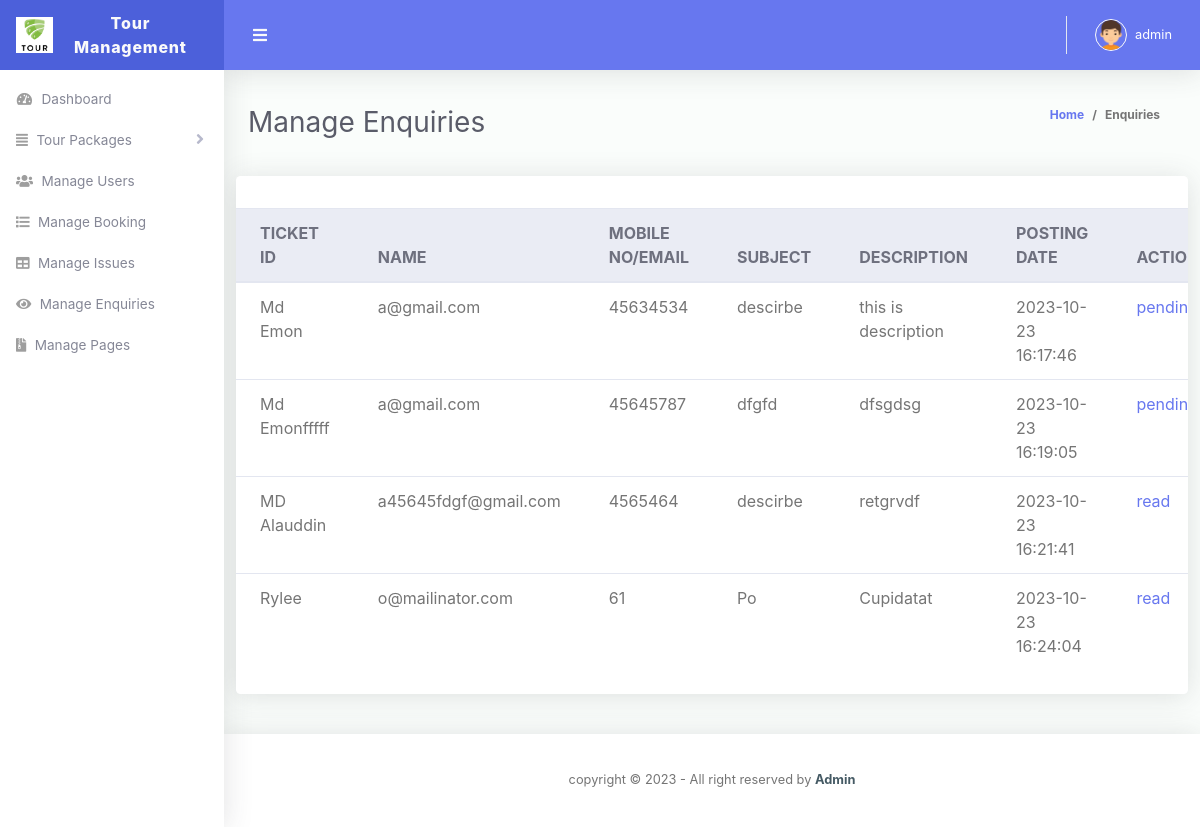
The page /admin/manage_enquiries.php (signed in) on the database its author committed.
### tables this page shows
CREATE TABLE `inquiry` (
  `id` int(11) NOT NULL,
  `fullname` varchar(255) NOT NULL,
  `email` varchar(255) NOT NULL,
  `mobile` int(20) NOT NULL,
  `subject` varchar(100) NOT NULL,
  `description` varchar(255) NOT NULL,
  `postindate` timestamp NOT NULL DEFAULT current_timestamp(),
  `status` int(11) NOT NULL
);

### admin/manage_enquiries.php (the view, shortened to what this page needs)
<!DOCTYPE html>
<html lang="en">
<head>
  <link href="vendor/fontawesome-free/css/all.min.css" rel="stylesheet" type="text/css">
  <link href="vendor/bootstrap/css/bootstrap.min.css" rel="stylesheet" type="text/css">
  <link href="css/ruang-admin.min.css" rel="stylesheet">
</head>
<body id="page-top">
  <div id="wrapper">
   <?php require_once "includes/sidebar.php" ?>
    <div id="content-wrapper" class="d-flex flex-column">
      <div id="content">
        <?php require_once "includes/header.php" ?>
        <div class="container-fluid" id="container-wrapper" style="height: 80vh;">
         <div class="d-sm-flex align-items-center justify-content-between mb-4">
            <h1 class="h3 mb-0 text-gray-800">Manage Enquiries</h1>
            <ol class="breadcrumb">
              <li class="breadcrumb-item"><a href="dashboard.php">Home</a></li>
              <li class="breadcrumb-item active" aria-current="page">Enquiries</li>
            </ol>
          </div>
          <div class="row mb-4 justify-content-center">
             <div class="card  ">
                <div class="card-header py-3 ">
                </div>
                <div class="table-responsive">
                  <table class="table align-items-center table-flush">
                    <thead class="thead-light">
                      <tr>
                        <th>TICKET ID</th>
                        <th>NAME</th>
                        <th>MOBILE NO/EMAIL</th>
                        <th>SUBJECT</th>
                        <th>DESCRIPTION</th>
                        <th>POSTING DATE</th>
                        <th>ACTION</th>
                      </tr>
                    </thead>
                    <tbody>
                    <?php
                      require_once "../includes/connec.php";
                      $select_query_data = "SELECT * FROM `inquiry`";
                      $select_query_data_run = mysqli_query($con, $select_query_data);
                      while($row = mysqli_fetch_assoc($select_query_data_run)){ ?>
                          <tr>
                              <td><?= $row['fullname'] ?></td>
                              <td><?= $row['email'] ?></td>
                              <td><?= $row['mobile'] ?></td>
                              <td><?= $row['subject'] ?></td>
                              <td><?= $row['description'] ?></td>
                              <td><?= $row['postindate'] ?></td>
                              <?php
                              if($row['status'] == 0){ ?>
                                  <td><a href="functions/enquiry_read.php?id=<?=base64_encode($row['id']) ?>" onclick="return confirm('Do you want to read ?')">pending</a></td>
                                  <?php } else{ ?>
                                    <td><a href="?id=<?=base64_encode($row['id']) ?>" >read</a></td>
                              <?php } ?>
                          </tr>
                      <?php } ?>
                    </tbody>
                  </table>
                </div>
                <div class="card-footer"></div>
              </div>
         </div>
      </div>
      <?php require_once "includes/footer.php" ?>
    </div>
  </div>
</body>
</html>

### rows shown on the page
inquiry: fullname "Md Emon", email "a@gmail.com", mobile "45634534", subject "descirbe", description "this is description", postindate "2023-10-23 16:17:46"
inquiry: fullname "Md Emonfffff", email "a@gmail.com", mobile "45645787", subject "dfgfd", description "dfsgdsg", postindate "2023-10-23 16:19:05"
inquiry: fullname "MD Alauddin", email "a45645fdgf@gmail.com", mobile "4565464", subject "descirbe", description "retgrvdf", postindate "2023-10-23 16:21:41"
inquiry: fullname "Rylee", email "o@mailinator.com", mobile "61", subject "Po", description "Cupidatat", postindate "2023-10-23 16:24:04"

### other values the page prints
$_SESSION['authenticate_admin_name'] "admin"
